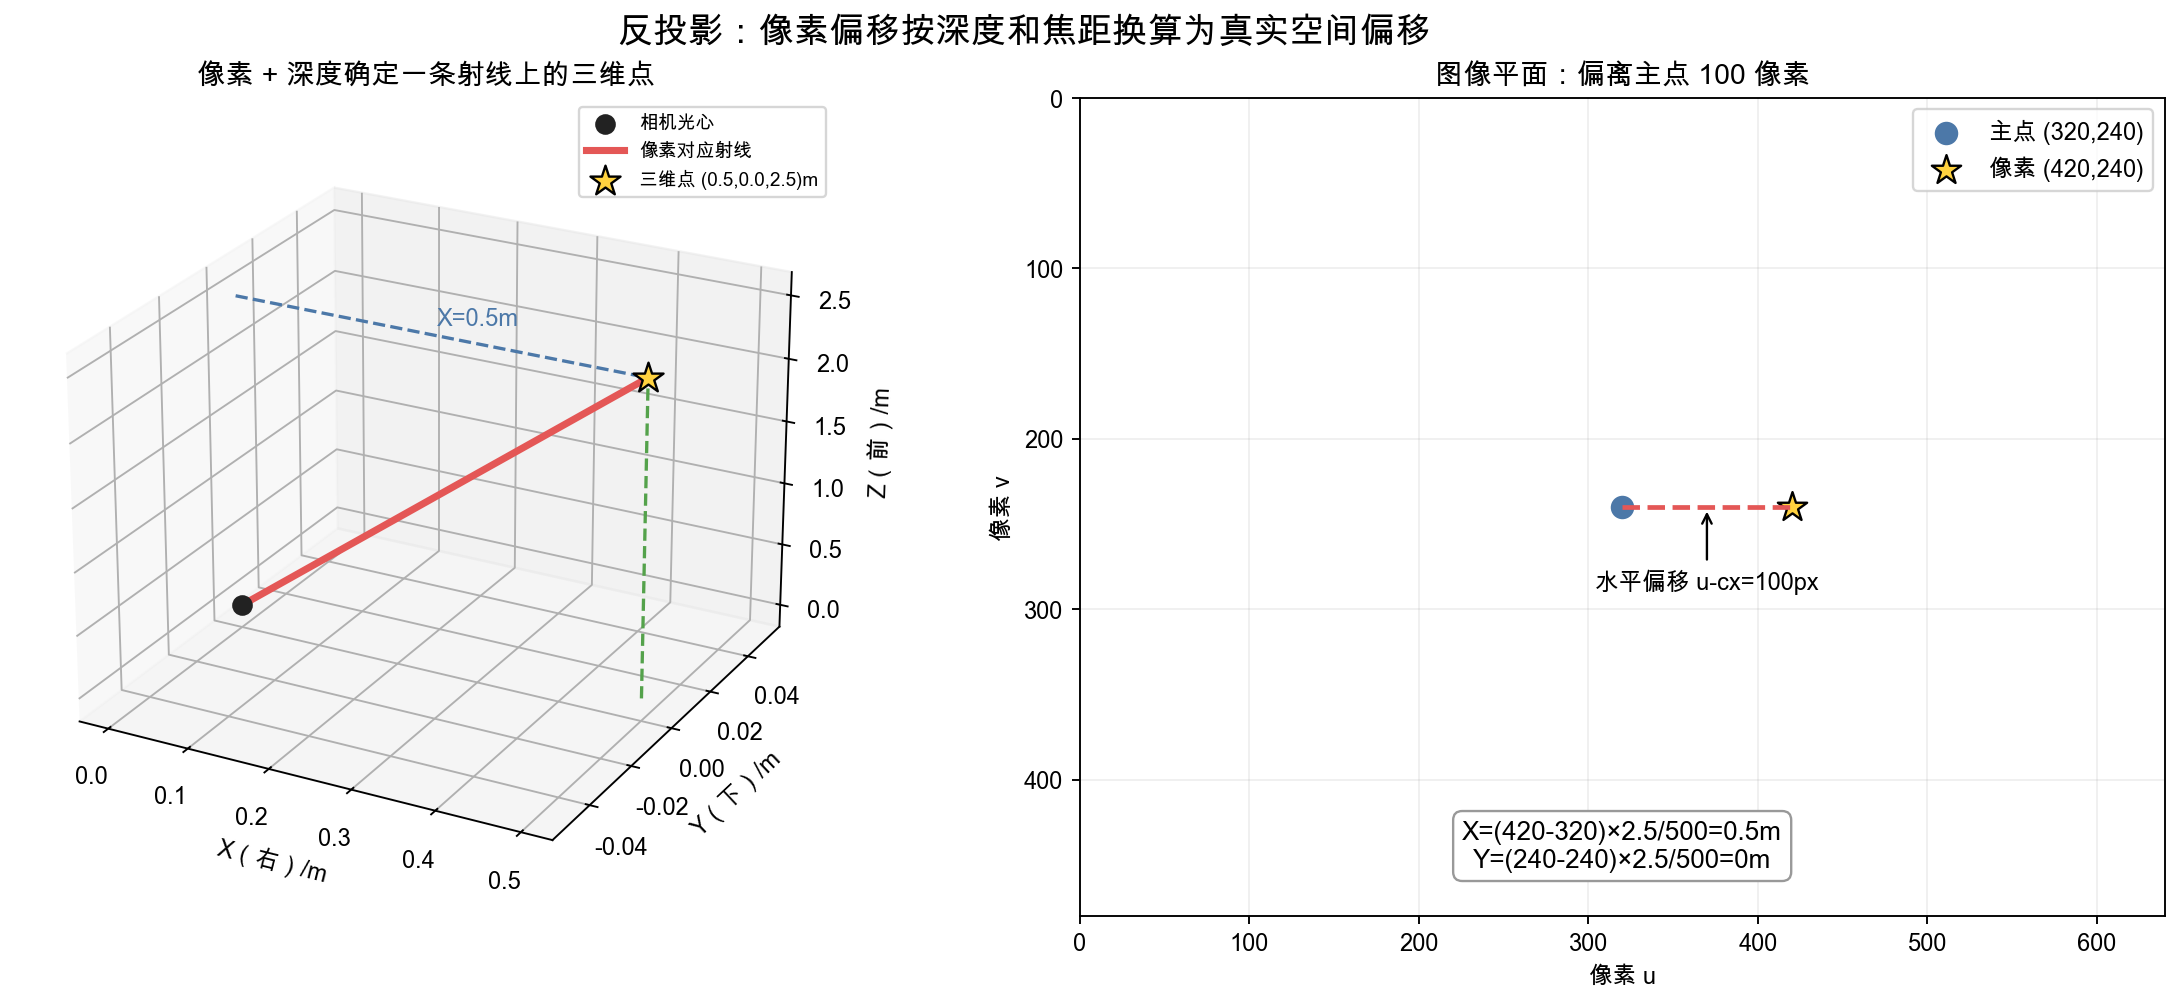

Source code (Python):
#!/usr/bin/env python3
"""生成针孔相机反投影的数值几何图。"""
from pathlib import Path

import matplotlib
matplotlib.use("Agg")
import matplotlib.font_manager as fm
import matplotlib.pyplot as plt
import numpy as np

FONT_CANDIDATES = ["PingFang SC", "Microsoft YaHei", "Noto Sans CJK SC", "WenQuanYi Micro Hei", "Source Han Sans SC"]
FONT_PATHS = ["/Library/Fonts/Arial Unicode.ttf", "/System/Library/Fonts/STHeiti Light.ttc", "C:/Windows/Fonts/msyh.ttc", "/usr/share/fonts/opentype/noto/NotoSansCJK-Regular.ttc"]
for font_path in FONT_PATHS:
    if Path(font_path).exists():
        fm.fontManager.addfont(font_path)
available = {font.name for font in fm.fontManager.ttflist}
font_name = next((name for name in FONT_CANDIDATES if name in available), None)
if font_name is None:
    installed_path = next((path for path in FONT_PATHS if Path(path).exists()), None)
    font_name = fm.FontProperties(fname=installed_path).get_name() if installed_path else "DejaVu Sans"
plt.rcParams["font.family"] = font_name
plt.rcParams["axes.unicode_minus"] = False

fx = fy = 500.0
cx, cy = 320.0, 240.0
u, v, Z = 420.0, 240.0, 2.5
X = (u - cx) * Z / fx
Y = (v - cy) * Z / fy

fig = plt.figure(figsize=(13.5, 5.8), dpi=170, constrained_layout=True)
ax = fig.add_subplot(1, 2, 1, projection="3d")
ax_img = fig.add_subplot(1, 2, 2)

# Camera ray and point in X-Z plane, embedded in 3D.
ax.scatter([0], [0], [0], color="#222222", s=60, label="相机光心")
ax.plot([0, X], [0, Y], [0, Z], color="#E45756", linewidth=3, label="像素对应射线")
ax.scatter([X], [Y], [Z], marker="*", s=180, color="#FFD23F", edgecolor="black", label=f"三维点 ({X:.1f},{Y:.1f},{Z:.1f})m")
ax.plot([0, X], [0, 0], [Z, Z], "--", color="#4C78A8", linewidth=1.4)
ax.plot([X, X], [0, 0], [0, Z], "--", color="#54A24B", linewidth=1.4)
ax.text(X / 2, 0, Z + 0.08, f"X={X:.1f}m", color="#4C78A8")
ax.set(xlabel="X（右）/m", ylabel="Y（下）/m", zlabel="Z（前）/m", title="像素 + 深度确定一条射线上的三维点")
ax.view_init(elev=24, azim=-62)
ax.legend(fontsize=8)

ax_img.set_xlim(0, 640)
ax_img.set_ylim(480, 0)
ax_img.scatter([cx], [cy], color="#4C78A8", s=80, label=f"主点 ({cx:.0f},{cy:.0f})")
ax_img.scatter([u], [v], marker="*", color="#FFD23F", edgecolor="black", s=170, label=f"像素 ({u:.0f},{v:.0f})")
ax_img.plot([cx, u], [cy, v], "--", color="#E45756", linewidth=2)
ax_img.annotate(f"水平偏移 u-cx={u-cx:.0f}px", ((cx+u)/2, cy), xytext=(0, -35), textcoords="offset points", ha="center", arrowprops={"arrowstyle": "->"})
ax_img.set_xlabel("像素 u")
ax_img.set_ylabel("像素 v")
ax_img.set_title("图像平面：偏离主点 100 像素", weight="bold")
ax_img.grid(alpha=0.2)
ax_img.legend()
ax_img.text(0.5, 0.06, "X=(420-320)×2.5/500=0.5m\nY=(240-240)×2.5/500=0m",
            transform=ax_img.transAxes, ha="center", fontsize=11, weight="bold",
            bbox={"boxstyle": "round,pad=0.35", "facecolor": "white", "edgecolor": "#999999"})

fig.suptitle("反投影：像素偏移按深度和焦距换算为真实空间偏移", fontsize=15, weight="bold")
output = Path(__file__).resolve().parent / "camera_backprojection.png"
fig.savefig(output, bbox_inches="tight")
print(f"saved to {output}")
